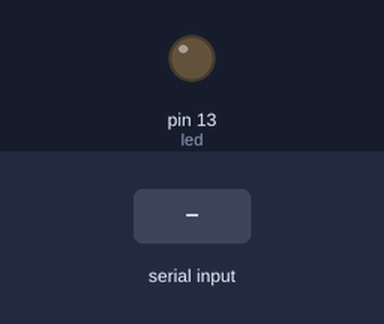
This sketch was run on a simulated Arduino Uno, built with avr-gcc and run on an emulated ATmega328P. On the bench: output pins drawn as LEDs (lit = HIGH). The inputs (shaded band) are chosen by the test bench.

Above: at 1.2 s.
1.3 s: "H" received over Serial
At 1.8 s:
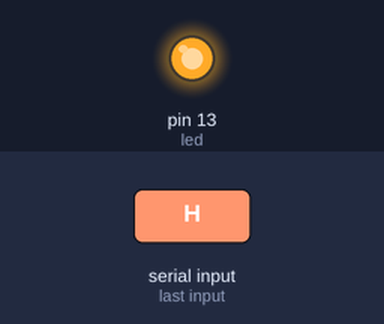
2.8 s: "L" received over Serial
At 4.2 s:
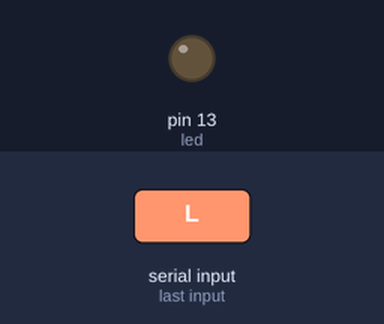
Timing chart, 0 to 5.8 s (numbered marks = the images above; inputs shaded):
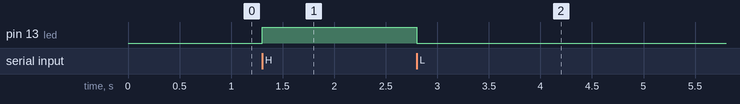

Measured:
- after the input at 1.3 s, pin 13 (led): LOW → HIGH at once
- after the input at 2.8 s, pin 13 (led): HIGH → LOW at once

The sketch:

5.ino
```cpp
const int led = 13;
void setup() {
  // put your setup code here, to run once:
pinMode(led,OUTPUT);
Serial.begin(9600);
}

void loop() {
  // put your main code here, to run repeatedly:
if (Serial.available() > 0)
{
  char incomingbyte = Serial.read();
  if (incomingbyte == 'H')
  {
    digitalWrite(led , HIGH);
  }
  else if (incomingbyte == 'L')
  {
    digitalWrite(led , LOW);
  }
}
}
```
